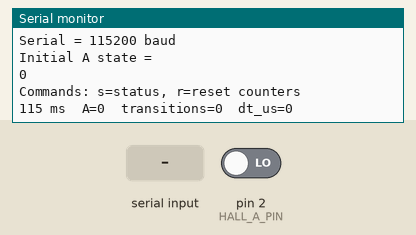
This sketch was run on a simulated Arduino Nano, built with avr-gcc and run on an emulated ATmega328P. Shown: the last lines printed to the serial monitor. The inputs (shaded band) are chosen by the test bench; at power-on: pin 2 (HALL_A_PIN) LOW.

Above: at 1.3 s.
1.4 s: "r" received over Serial
At 1.8 s:
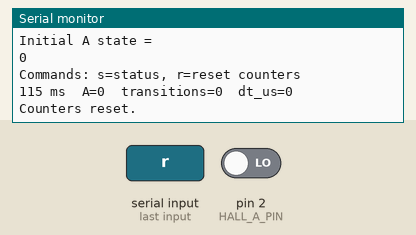
3.6 s: pin 2 (HALL_A_PIN) driven HIGH
At 4.6 s:
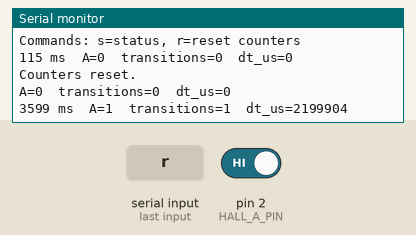
5.1 s: "R" received over Serial
At 6.2 s:
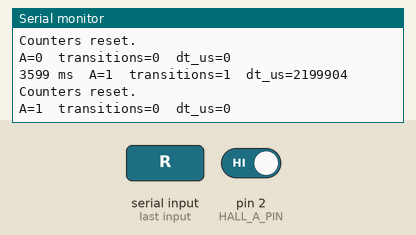
6.6 s: pin 2 (HALL_A_PIN) driven LOW
At 6.9 s:
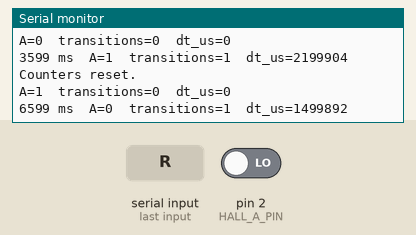

The sketch:

SR-HALL-TEST-003_SINGLE_HALL.ino
```cpp
/*
  SmartRoll – SR-HALL-TEST-003_SINGLE_HALL
  Arduino Nano / ATmega328P
  SINGLE HALL SENSOR TEST

  Hardware:
    Hall A OUT -> D2
    Hall A VCC -> 5V
    Hall A GND -> GND
    10k pull-up -> between Hall A OUT and +5V
    100nF -> between Hall A VCC and GND

  Hall B / D3 is NOT USED in this test.
  Do not connect D3 to anything.

  Serial: 115200 baud

  Purpose:
    1. Verify one A3144 Hall sensor.
    2. Observe its switching state.
    3. Count transitions.
    4. Measure time between transitions.

  IMPORTANT:
    The previous two-Hall firmware monitored D3 with an interrupt.
    An unconnected D3 is a floating input and can therefore generate
    random transitions. This single-Hall firmware does not touch D3.
*/

const byte HALL_A_PIN = 2;

volatile byte hallAState = 0;
volatile unsigned long transitionCount = 0;
volatile unsigned long lastTransitionMicros = 0;
volatile unsigned long transitionPeriodMicros = 0;

void hallA_ISR() {
  byte newState = digitalRead(HALL_A_PIN) ? 1 : 0;
  unsigned long now = micros();

  transitionPeriodMicros = now - lastTransitionMicros;
  lastTransitionMicros = now;

  if (newState != hallAState) {
    hallAState = newState;
    transitionCount++;
  }
}

void printStatus() {
  byte state;
  unsigned long transitions;
  unsigned long period;

  noInterrupts();
  state = hallAState;
  transitions = transitionCount;
  period = transitionPeriodMicros;
  interrupts();

  Serial.print(F("A="));
  Serial.print(state);
  Serial.print(F("  transitions="));
  Serial.print(transitions);
  Serial.print(F("  dt_us="));
  Serial.println(period);
}

void resetCounters() {
  noInterrupts();
  transitionCount = 0;
  transitionPeriodMicros = 0;
  lastTransitionMicros = micros();
  interrupts();

  Serial.println(F("Counters reset."));
}

void setup() {
  Serial.begin(115200);

  // External 10k pull-up is used according to the wiring document.
  pinMode(HALL_A_PIN, INPUT);

  delay(100);

  hallAState = digitalRead(HALL_A_PIN) ? 1 : 0;
  lastTransitionMicros = micros();

  attachInterrupt(digitalPinToInterrupt(HALL_A_PIN), hallA_ISR, CHANGE);

  Serial.println();
  Serial.println(F("SmartRoll SR-HALL-TEST-003_SINGLE_HALL"));
  Serial.println(F("Arduino Nano / A3144 single Hall test"));
  Serial.println(F("---------------------------------------"));
  Serial.println(F("Hall A OUT = D2"));
  Serial.println(F("Hall B / D3 = NOT USED"));
  Serial.println(F("Serial = 115200 baud"));
  Serial.println(F("Initial A state = "));
  Serial.println(hallAState);
  Serial.println();
  Serial.println(F("Commands: s=status, r=reset counters"));
  Serial.println();
}

void loop() {
  static byte lastPrintedState = 255;
  static unsigned long lastStatusTime = 0;

  byte state;
  unsigned long transitions;
  unsigned long period;

  noInterrupts();
  state = hallAState;
  transitions = transitionCount;
  period = transitionPeriodMicros;
  interrupts();

  // Print immediately when Hall A changes state.
  if (state != lastPrintedState) {
    Serial.print(millis());
    Serial.print(F(" ms  A="));
    Serial.print(state);
    Serial.print(F("  transitions="));
    Serial.print(transitions);
    Serial.print(F("  dt_us="));
    Serial.println(period);

    lastPrintedState = state;
    lastStatusTime = millis();
  }

  // Periodic status while stationary.
  if (millis() - lastStatusTime >= 2000) {
    printStatus();
    lastStatusTime = millis();
  }

  if (Serial.available()) {
    char c = Serial.read();

    if (c == 's' || c == 'S') {
      printStatus();
    }
    else if (c == 'r' || c == 'R') {
      resetCounters();
    }
  }
}
```

Measured:
- after the input at 1.4 s, the serial monitor: prints a new line at once (image 1)
- after the input at 3.6 s, the serial monitor: prints a new line at once (image 2)
- after the input at 5.1 s, the serial monitor: prints a new line at once (image 3)
- after the input at 6.6 s, the serial monitor: prints a new line at once (image 4)
